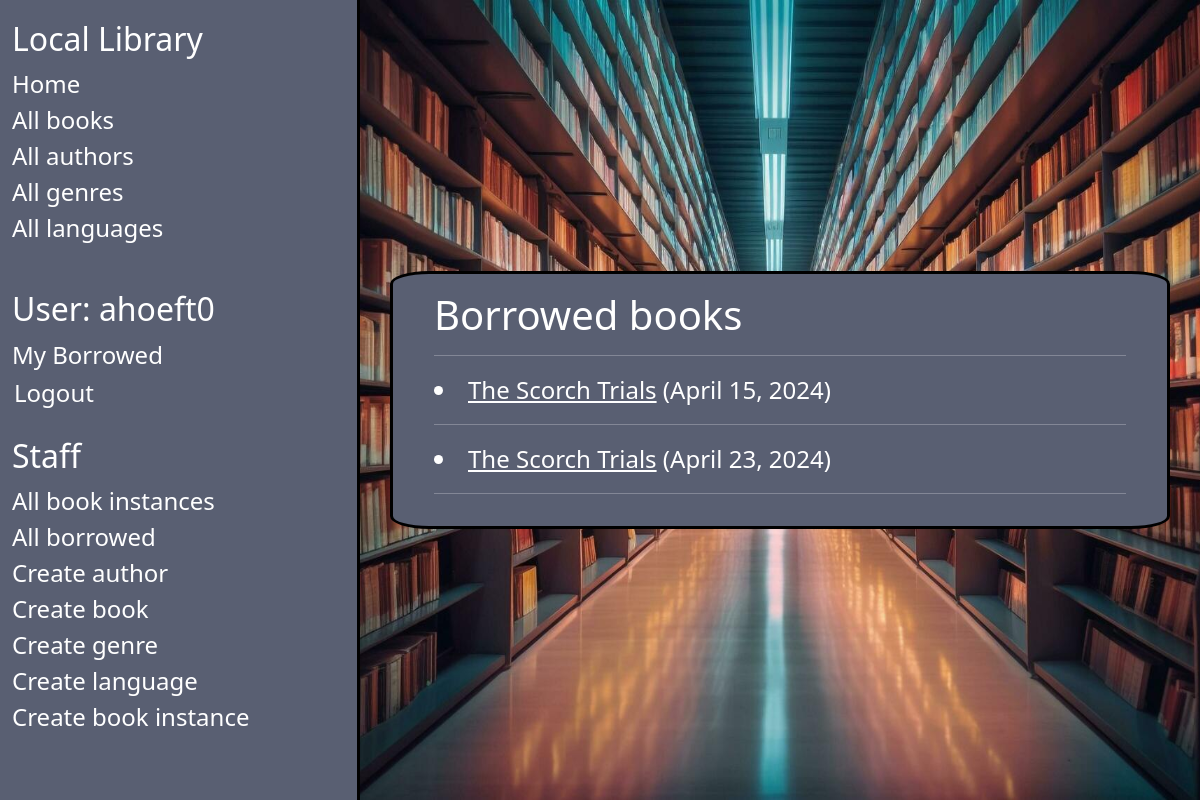
The app's page /catalog/mybooks/ (signed in) with its own data.
### catalog/models.py (models this page shows, shortened)
class BookInstance(models.Model):
    id = models.UUIDField(primary_key=True, default=uuid.uuid4,
                          help_text="Unique ID for this particular book across whole library")
    book = models.ForeignKey('Book', on_delete=models.RESTRICT, null=True)
    imprint = models.CharField(max_length=200)
    due_back = models.DateField(null=True, blank=True)
    borrower = models.ForeignKey(settings.AUTH_USER_MODEL, on_delete=models.SET_NULL, null=True, blank=True)
    LOAN_STATUS = (
        ('m', 'Maintenance'),
        ('o', 'On loan'),
        ('a', 'Available'),
        ('r', 'Reserved'),
    )
    status = models.CharField(
        max_length=1,
        choices=LOAN_STATUS,
        blank=True,
        default='m',
        help_text='Book availability',
    )
    class Meta:
        ordering = ['due_back']
        permissions = (("can_mark_returned", "Set book as returned"),)
    @property
    def is_overdue(self):
        return bool(self.due_back and date.today() > self.due_back)

class Book(models.Model):
    title = models.CharField(max_length=200)
    author = models.ForeignKey('Author', on_delete=models.RESTRICT, null=True)
    summary = models.TextField(
        max_length=1000, help_text="Enter a brief description of the book")
    isbn = models.CharField('ISBN', max_length=13,
                            unique=True,
                            help_text='13 Character <a href="https://www.isbn-international.org/content/what-isbn'
                                      '">ISBN number</a>')
    genre = models.ManyToManyField(
        Genre, help_text="Select a genre for this book")
    language = models.ForeignKey(
        'Language', on_delete=models.SET_NULL, null=True)
    def display_genre(self):
        """Create a string for the Genre. This is required to display genre in Admin."""
        return ', '.join(genre.name for genre in self.genre.all()[:3])
    display_genre.short_description = 'Genre'

### catalog/views.py (the view)
# urls.py: path('mybooks/', views.LoanedBooksByUserListView, name='my-borrowed'),
def LoanedBooksByUserListView(request):
    books = BookInstance.objects.filter(borrower=request.user).filter(status__exact='o').order_by('due_back')
    p = Paginator(books, 10)
    page_number = request.GET.get('page')
    try:
        page_obj = p.get_page(page_number)  # returns the desired page object
    except PageNotAnInteger:
        page_obj = p.page(1)
    except EmptyPage:
        page_obj = p.page(p.num_pages)
    context = {'page_obj': page_obj}
    return render(request, 'catalog/bookinstance_list_borrowed_user.html', context)

### catalog/templates/catalog/bookinstance_list_borrowed_user.html (shortened to what this page needs)
{% extends "base_generic.html" %}
{% block content %}
    <h1>Borrowed books</h1>
    {% for bookinst in page_obj.object_list %}
    <hr/>
    <li class="{% if bookinst.is_overdue %}text-danger{% endif %}">
      <a href="{% url 'book-detail' bookinst.book.pk %}">{{ bookinst.book.title }}</a> ({{ bookinst.due_back }})
    </li>
   {% endfor %}
   <hr/>
{% endblock %}

### catalog/templates/base_generic.html (shortened to what this page needs)
<!DOCTYPE html>
<html lang="en">
  <head>
    <link href="https://cdn.jsdelivr.net/npm/bootstrap@5.3.3/dist/css/bootstrap.min.css"
      rel="stylesheet"
>
    {% load static %}
    <link rel="stylesheet" href="{% static '/css/styles.css' %}" />
  </head>
  <body>
    <div class="container-fluid">
      <div class="row">
        <div class="col-sm-2 mysidebar"  style="border-right: solid; border-color: black;">
          {% block sidebar %}
            <ul class="sidebar-nav">
              <li><h2>Local Library</h2></li>
              <li><a href="{% url 'index' %}">Home</a></li>
              <li><a href="{% url 'books' %}">All books</a></li>
              <li><a href="{% url 'authors' %}">All authors</a></li>
              <li><a href="{% url 'genres' %}">All genres</a></li>
              <li><a href="{% url 'languages' %}">All languages</a></li>
            </ul>
            <ul class="sidebar-nav">
              <br>
             {% if user.is_authenticated %}
               <li><h2>User: {{ user.get_username }}</h2></li>
               <li><a href="{% url 'my-borrowed' %}">My Borrowed</a></li>
               <li>
                 <form id="logout-form" method="post" action="{% url 'logout' %}">
                   <button type="submit" style="font-size: x-large;">Logout</button>
                 </form>
               </li>
             {% else %}
               <li><a href="{% url 'login' %}">Login</a></li>
             {% endif %}
              <br>
              {% if user.is_staff %}
               <li><h2>Staff</h2></li>
               {% if perms.catalog.add_bookinstance %}
               <li><a href="{% url 'bookinstances' %}">All book instances</a></li>
               {% endif %}
               {% if perms.catalog.can_mark_returned %}
               <li><a href="{% url 'all-borrowed' %}">All borrowed</a></li>
               {% endif %}
               {% if perms.catalog.add_author %}
               <li><a href="{% url 'author-create' %}">Create author</a></li>
               {% endif %}
               {% if perms.catalog.add_book %}
               <li><a href="{% url 'book-create' %}">Create book</a></li>
               {% endif %}
               {% if perms.catalog.add_genre %}
               <li><a href="{% url 'genre-create' %}">Create genre</a></li>
               {% endif %}
               {% if perms.catalog.add_language %}
               <li><a href="{% url 'language-create' %}">Create language</a></li>
               {% endif %}
               {% if perms.catalog.add_bookinstance %}
               <li><a href="{% url 'bookinstance-create' %}">Create book instance</a></li>
               {% endif %}
             {% endif %}
            </ul>
          {% endblock %}
        </div>
        <div class="col main" style="background-image:url('{% static "library.jpg"%}')";>
          <div class="inherit" style="border-color: black;">
          {% block content %}{% endblock %}
          </div>
        </div>
      </div>
    </div>
  </body>
</html>

### catalog/static/css/styles.css (style rules this page uses)
.sidebar-nav { margin-top: 20px; padding: 0; list-style: none; }
#logout-form { display: inline; }
#logout-form button { padding: 0; margin: 0; }
a, li { font-size: x-large; }
.mysidebar { background-color: #595F72; width: 30vw; position: fixed; }
div { height: 100vh; }
.mysidebar li, .mysidebar a, .mysidebar button { color:white; background-color: transparent; border-color: transparent; text-decoration: none; }
.main { margin-left: 30vw; padding: 0px 10px; }
.main a { color: black; }
.main { display: grid; place-items: center; background-size: 100% 100%; background-repeat: repeat; background-position: top; background-attachment: fixed; background-position-x: 15vw; height: fit-content; min-height: 100%; }
.inherit { margin-top: 5%; margin-bottom: 5%; border: solid; padding: 10px; width: 65vw; height:fit-content; border-radius: 5%; background-color: #595F72; padding-left: 5%; padding-right: 5%; padding-top: 2%; padding-bottom: 2%; }
.inherit a, .inherit hr, .inherit text, .inherit p, .inherit li, .inherit h1, .inherit h2, .inherit h3, .inherit h4 { color: white; }
form { color:white; font-size: large; }

### records on screen
BookInstance: book "The Scorch Trials", due_back "April 15, 2024"
BookInstance: book "The Scorch Trials", due_back "April 23, 2024"

### other values on screen
{{ user.get_username }} "ahoeft0"
